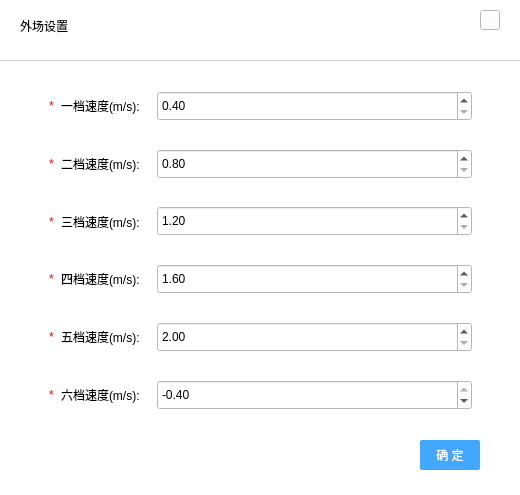
<?xml version="1.0" encoding="UTF-8"?>
<ui version="4.0">
 <class>SpeedSetWindow</class>
 <widget class="QWidget" name="SpeedSetWindow">
  <property name="windowModality">
   <enum>Qt::WindowModal</enum>
  </property>
  <property name="geometry">
   <rect>
    <x>0</x>
    <y>0</y>
    <width>520</width>
    <height>495</height>
   </rect>
  </property>
  <property name="minimumSize">
   <size>
    <width>0</width>
    <height>0</height>
   </size>
  </property>
  <property name="windowTitle">
   <string>Form</string>
  </property>
  <property name="autoFillBackground">
   <bool>false</bool>
  </property>
  <property name="styleSheet">
   <string notr="true"/>
  </property>
  <widget class="QWidget" name="body" native="true">
   <property name="geometry">
    <rect>
     <x>0</x>
     <y>0</y>
     <width>520</width>
     <height>495</height>
    </rect>
   </property>
   <property name="minimumSize">
    <size>
     <width>520</width>
     <height>495</height>
    </size>
   </property>
   <property name="maximumSize">
    <size>
     <width>520</width>
     <height>295</height>
    </size>
   </property>
   <property name="styleSheet">
    <string notr="true">background-color: rgb(255, 255, 255);</string>
   </property>
   <widget class="QLabel" name="label">
    <property name="geometry">
     <rect>
      <x>20</x>
      <y>10</y>
      <width>91</width>
      <height>31</height>
     </rect>
    </property>
    <property name="styleSheet">
     <string notr="true">
color: rgb(0, 0, 0);
font: 12pt &quot;Microsoft YaHei UI&quot;;</string>
    </property>
    <property name="text">
     <string>外场设置</string>
    </property>
   </widget>
   <widget class="Line" name="line">
    <property name="geometry">
     <rect>
      <x>0</x>
      <y>50</y>
      <width>521</width>
      <height>20</height>
     </rect>
    </property>
    <property name="palette">
     <palette>
      <active>
       <colorrole role="WindowText">
        <brush brushstyle="SolidPattern">
         <color alpha="255">
          <red>0</red>
          <green>0</green>
          <blue>0</blue>
         </color>
        </brush>
       </colorrole>
       <colorrole role="Button">
        <brush brushstyle="SolidPattern">
         <color alpha="255">
          <red>255</red>
          <green>255</green>
          <blue>255</blue>
         </color>
        </brush>
       </colorrole>
       <colorrole role="Light">
        <brush brushstyle="SolidPattern">
         <color alpha="255">
          <red>255</red>
          <green>255</green>
          <blue>255</blue>
         </color>
        </brush>
       </colorrole>
       <colorrole role="Text">
        <brush brushstyle="SolidPattern">
         <color alpha="255">
          <red>0</red>
          <green>0</green>
          <blue>0</blue>
         </color>
        </brush>
       </colorrole>
       <colorrole role="ButtonText">
        <brush brushstyle="SolidPattern">
         <color alpha="255">
          <red>0</red>
          <green>0</green>
          <blue>0</blue>
         </color>
        </brush>
       </colorrole>
       <colorrole role="Base">
        <brush brushstyle="SolidPattern">
         <color alpha="255">
          <red>255</red>
          <green>255</green>
          <blue>255</blue>
         </color>
        </brush>
       </colorrole>
       <colorrole role="Window">
        <brush brushstyle="SolidPattern">
         <color alpha="255">
          <red>255</red>
          <green>255</green>
          <blue>255</blue>
         </color>
        </brush>
       </colorrole>
      </active>
      <inactive>
       <colorrole role="WindowText">
        <brush brushstyle="SolidPattern">
         <color alpha="255">
          <red>208</red>
          <green>208</green>
          <blue>208</blue>
         </color>
        </brush>
       </colorrole>
       <colorrole role="Button">
        <brush brushstyle="SolidPattern">
         <color alpha="255">
          <red>255</red>
          <green>255</green>
          <blue>255</blue>
         </color>
        </brush>
       </colorrole>
       <colorrole role="Light">
        <brush brushstyle="SolidPattern">
         <color alpha="255">
          <red>255</red>
          <green>255</green>
          <blue>255</blue>
         </color>
        </brush>
       </colorrole>
       <colorrole role="Text">
        <brush brushstyle="SolidPattern">
         <color alpha="255">
          <red>208</red>
          <green>208</green>
          <blue>208</blue>
         </color>
        </brush>
       </colorrole>
       <colorrole role="ButtonText">
        <brush brushstyle="SolidPattern">
         <color alpha="255">
          <red>208</red>
          <green>208</green>
          <blue>208</blue>
         </color>
        </brush>
       </colorrole>
       <colorrole role="Base">
        <brush brushstyle="SolidPattern">
         <color alpha="255">
          <red>255</red>
          <green>255</green>
          <blue>255</blue>
         </color>
        </brush>
       </colorrole>
       <colorrole role="Window">
        <brush brushstyle="SolidPattern">
         <color alpha="255">
          <red>255</red>
          <green>255</green>
          <blue>255</blue>
         </color>
        </brush>
       </colorrole>
      </inactive>
      <disabled>
       <colorrole role="WindowText">
        <brush brushstyle="SolidPattern">
         <color alpha="96">
          <red>164</red>
          <green>166</green>
          <blue>168</blue>
         </color>
        </brush>
       </colorrole>
       <colorrole role="Button">
        <brush brushstyle="SolidPattern">
         <color alpha="255">
          <red>255</red>
          <green>255</green>
          <blue>255</blue>
         </color>
        </brush>
       </colorrole>
       <colorrole role="Light">
        <brush brushstyle="SolidPattern">
         <color alpha="255">
          <red>255</red>
          <green>255</green>
          <blue>255</blue>
         </color>
        </brush>
       </colorrole>
       <colorrole role="Text">
        <brush brushstyle="SolidPattern">
         <color alpha="96">
          <red>164</red>
          <green>166</green>
          <blue>168</blue>
         </color>
        </brush>
       </colorrole>
       <colorrole role="ButtonText">
        <brush brushstyle="SolidPattern">
         <color alpha="96">
          <red>164</red>
          <green>166</green>
          <blue>168</blue>
         </color>
        </brush>
       </colorrole>
       <colorrole role="Base">
        <brush brushstyle="SolidPattern">
         <color alpha="255">
          <red>255</red>
          <green>255</green>
          <blue>255</blue>
         </color>
        </brush>
       </colorrole>
       <colorrole role="Window">
        <brush brushstyle="SolidPattern">
         <color alpha="255">
          <red>255</red>
          <green>255</green>
          <blue>255</blue>
         </color>
        </brush>
       </colorrole>
      </disabled>
     </palette>
    </property>
    <property name="styleSheet">
     <string notr="true"/>
    </property>
    <property name="frameShadow">
     <enum>QFrame::Plain</enum>
    </property>
    <property name="orientation">
     <enum>Qt::Horizontal</enum>
    </property>
   </widget>
   <widget class="QWidget" name="widget" native="true">
    <property name="geometry">
     <rect>
      <x>40</x>
      <y>80</y>
      <width>441</width>
      <height>341</height>
     </rect>
    </property>
    <property name="styleSheet">
     <string notr="true"/>
    </property>
    <layout class="QVBoxLayout" name="verticalLayout">
     <item>
      <widget class="QWidget" name="widget_2" native="true">
       <layout class="QHBoxLayout" name="horizontalLayout">
        <item>
         <widget class="QLabel" name="label_3">
          <property name="sizePolicy">
           <sizepolicy hsizetype="Fixed" vsizetype="Preferred">
            <horstretch>0</horstretch>
            <verstretch>0</verstretch>
           </sizepolicy>
          </property>
          <property name="maximumSize">
           <size>
            <width>6</width>
            <height>16777215</height>
           </size>
          </property>
          <property name="styleSheet">
           <string notr="true">color: rgb(0, 0, 0);
color: rgb(255, 0, 0);
font: 10pt &quot;Microsoft YaHei UI&quot;;
font: 10pt &quot;Microsoft YaHei UI&quot;;</string>
          </property>
          <property name="text">
           <string>*</string>
          </property>
         </widget>
        </item>
        <item>
         <widget class="QLabel" name="label_2">
          <property name="sizePolicy">
           <sizepolicy hsizetype="Fixed" vsizetype="Preferred">
            <horstretch>0</horstretch>
            <verstretch>0</verstretch>
           </sizepolicy>
          </property>
          <property name="maximumSize">
           <size>
            <width>90</width>
            <height>16777215</height>
           </size>
          </property>
          <property name="styleSheet">
           <string notr="true">color: rgb(0, 0, 0);
font: 10pt &quot;Microsoft YaHei UI&quot;;</string>
          </property>
          <property name="text">
           <string>一档速度(m/s):</string>
          </property>
         </widget>
        </item>
        <item>
         <widget class="QDoubleSpinBox" name="oneSpeedEdit">
          <property name="maximumSize">
           <size>
            <width>16777215</width>
            <height>30</height>
           </size>
          </property>
          <property name="styleSheet">
           <string notr="true">color: rgb(0, 0, 0);</string>
          </property>
          <property name="decimals">
           <number>2</number>
          </property>
          <property name="minimum">
           <double>0.400000000000000</double>
          </property>
          <property name="maximum">
           <double>0.800000000000000</double>
          </property>
          <property name="singleStep">
           <double>0.010000000000000</double>
          </property>
         </widget>
        </item>
       </layout>
      </widget>
     </item>
     <item>
      <widget class="QWidget" name="widget_8" native="true">
       <layout class="QHBoxLayout" name="horizontalLayout_2">
        <item>
         <widget class="QLabel" name="label_4">
          <property name="sizePolicy">
           <sizepolicy hsizetype="Fixed" vsizetype="Preferred">
            <horstretch>0</horstretch>
            <verstretch>0</verstretch>
           </sizepolicy>
          </property>
          <property name="maximumSize">
           <size>
            <width>6</width>
            <height>16777215</height>
           </size>
          </property>
          <property name="styleSheet">
           <string notr="true">color: rgb(0, 0, 0);
color: rgb(255, 0, 0);
font: 10pt &quot;Microsoft YaHei UI&quot;;
font: 10pt &quot;Microsoft YaHei UI&quot;;</string>
          </property>
          <property name="text">
           <string>*</string>
          </property>
         </widget>
        </item>
        <item>
         <widget class="QLabel" name="label_5">
          <property name="sizePolicy">
           <sizepolicy hsizetype="Fixed" vsizetype="Preferred">
            <horstretch>0</horstretch>
            <verstretch>0</verstretch>
           </sizepolicy>
          </property>
          <property name="maximumSize">
           <size>
            <width>90</width>
            <height>16777215</height>
           </size>
          </property>
          <property name="styleSheet">
           <string notr="true">color: rgb(0, 0, 0);
font: 10pt &quot;Microsoft YaHei UI&quot;;</string>
          </property>
          <property name="text">
           <string>二档速度(m/s):</string>
          </property>
         </widget>
        </item>
        <item>
         <widget class="QDoubleSpinBox" name="twoSpeedEdit">
          <property name="maximumSize">
           <size>
            <width>16777215</width>
            <height>30</height>
           </size>
          </property>
          <property name="styleSheet">
           <string notr="true">color: rgb(0, 0, 0);</string>
          </property>
          <property name="minimum">
           <double>0.800000000000000</double>
          </property>
          <property name="maximum">
           <double>1.200000000000000</double>
          </property>
          <property name="singleStep">
           <double>0.010000000000000</double>
          </property>
          <property name="value">
           <double>0.800000000000000</double>
          </property>
         </widget>
        </item>
       </layout>
      </widget>
     </item>
     <item>
      <widget class="QWidget" name="widget_9" native="true">
       <layout class="QHBoxLayout" name="horizontalLayout_3">
        <item>
         <widget class="QLabel" name="label_6">
          <property name="sizePolicy">
           <sizepolicy hsizetype="Fixed" vsizetype="Preferred">
            <horstretch>0</horstretch>
            <verstretch>0</verstretch>
           </sizepolicy>
          </property>
          <property name="maximumSize">
           <size>
            <width>6</width>
            <height>16777215</height>
           </size>
          </property>
          <property name="styleSheet">
           <string notr="true">color: rgb(0, 0, 0);
color: rgb(255, 0, 0);
font: 10pt &quot;Microsoft YaHei UI&quot;;
font: 10pt &quot;Microsoft YaHei UI&quot;;</string>
          </property>
          <property name="text">
           <string>*</string>
          </property>
         </widget>
        </item>
        <item>
         <widget class="QLabel" name="label_7">
          <property name="sizePolicy">
           <sizepolicy hsizetype="Fixed" vsizetype="Preferred">
            <horstretch>0</horstretch>
            <verstretch>0</verstretch>
           </sizepolicy>
          </property>
          <property name="maximumSize">
           <size>
            <width>90</width>
            <height>16777215</height>
           </size>
          </property>
          <property name="styleSheet">
           <string notr="true">color: rgb(0, 0, 0);
font: 10pt &quot;Microsoft YaHei UI&quot;;</string>
          </property>
          <property name="text">
           <string>三档速度(m/s):</string>
          </property>
         </widget>
        </item>
        <item>
         <widget class="QDoubleSpinBox" name="threeSpeedEdit">
          <property name="maximumSize">
           <size>
            <width>16777215</width>
            <height>30</height>
           </size>
          </property>
          <property name="styleSheet">
           <string notr="true">color: rgb(0, 0, 0);</string>
          </property>
          <property name="minimum">
           <double>1.200000000000000</double>
          </property>
          <property name="maximum">
           <double>1.600000000000000</double>
          </property>
          <property name="singleStep">
           <double>0.010000000000000</double>
          </property>
          <property name="value">
           <double>1.200000000000000</double>
          </property>
         </widget>
        </item>
       </layout>
      </widget>
     </item>
     <item>
      <widget class="QWidget" name="widget_10" native="true">
       <layout class="QHBoxLayout" name="horizontalLayout_4">
        <item>
         <widget class="QLabel" name="label_8">
          <property name="sizePolicy">
           <sizepolicy hsizetype="Fixed" vsizetype="Preferred">
            <horstretch>0</horstretch>
            <verstretch>0</verstretch>
           </sizepolicy>
          </property>
          <property name="maximumSize">
           <size>
            <width>6</width>
            <height>16777215</height>
           </size>
          </property>
          <property name="styleSheet">
           <string notr="true">color: rgb(0, 0, 0);
color: rgb(255, 0, 0);
font: 10pt &quot;Microsoft YaHei UI&quot;;
font: 10pt &quot;Microsoft YaHei UI&quot;;</string>
          </property>
          <property name="text">
           <string>*</string>
          </property>
         </widget>
        </item>
        <item>
         <widget class="QLabel" name="label_9">
          <property name="sizePolicy">
           <sizepolicy hsizetype="Fixed" vsizetype="Preferred">
            <horstretch>0</horstretch>
            <verstretch>0</verstretch>
           </sizepolicy>
          </property>
          <property name="maximumSize">
           <size>
            <width>90</width>
            <height>16777215</height>
           </size>
          </property>
          <property name="styleSheet">
           <string notr="true">color: rgb(0, 0, 0);
font: 10pt &quot;Microsoft YaHei UI&quot;;</string>
          </property>
          <property name="text">
           <string>四档速度(m/s):</string>
          </property>
         </widget>
        </item>
        <item>
         <widget class="QDoubleSpinBox" name="fourSpeedEdit">
          <property name="maximumSize">
           <size>
            <width>16777215</width>
            <height>30</height>
           </size>
          </property>
          <property name="autoFillBackground">
           <bool>true</bool>
          </property>
          <property name="styleSheet">
           <string notr="true">color: rgb(0, 0, 0);</string>
          </property>
          <property name="minimum">
           <double>1.600000000000000</double>
          </property>
          <property name="maximum">
           <double>2.000000000000000</double>
          </property>
          <property name="singleStep">
           <double>0.010000000000000</double>
          </property>
          <property name="value">
           <double>1.600000000000000</double>
          </property>
         </widget>
        </item>
       </layout>
      </widget>
     </item>
     <item>
      <widget class="QWidget" name="widget_11" native="true">
       <layout class="QHBoxLayout" name="horizontalLayout_5">
        <item>
         <widget class="QLabel" name="label_10">
          <property name="sizePolicy">
           <sizepolicy hsizetype="Fixed" vsizetype="Preferred">
            <horstretch>0</horstretch>
            <verstretch>0</verstretch>
           </sizepolicy>
          </property>
          <property name="maximumSize">
           <size>
            <width>6</width>
            <height>16777215</height>
           </size>
          </property>
          <property name="styleSheet">
           <string notr="true">color: rgb(0, 0, 0);
color: rgb(255, 0, 0);
font: 10pt &quot;Microsoft YaHei UI&quot;;
font: 10pt &quot;Microsoft YaHei UI&quot;;</string>
          </property>
          <property name="text">
           <string>*</string>
          </property>
         </widget>
        </item>
        <item>
         <widget class="QLabel" name="label_11">
          <property name="sizePolicy">
           <sizepolicy hsizetype="Fixed" vsizetype="Preferred">
            <horstretch>0</horstretch>
            <verstretch>0</verstretch>
           </sizepolicy>
          </property>
          <property name="maximumSize">
           <size>
            <width>90</width>
            <height>16777215</height>
           </size>
          </property>
          <property name="styleSheet">
           <string notr="true">color: rgb(0, 0, 0);
font: 10pt &quot;Microsoft YaHei UI&quot;;</string>
          </property>
          <property name="text">
           <string>五档速度(m/s):</string>
          </property>
         </widget>
        </item>
        <item>
         <widget class="QDoubleSpinBox" name="fiveSpeedEdit">
          <property name="maximumSize">
           <size>
            <width>16777215</width>
            <height>30</height>
           </size>
          </property>
          <property name="styleSheet">
           <string notr="true">color: rgb(0, 0, 0);</string>
          </property>
          <property name="minimum">
           <double>2.000000000000000</double>
          </property>
          <property name="maximum">
           <double>2.400000000000000</double>
          </property>
          <property name="singleStep">
           <double>0.010000000000000</double>
          </property>
          <property name="value">
           <double>2.000000000000000</double>
          </property>
         </widget>
        </item>
       </layout>
      </widget>
     </item>
     <item>
      <widget class="QWidget" name="widget_12" native="true">
       <layout class="QHBoxLayout" name="horizontalLayout_6">
        <item>
         <widget class="QLabel" name="label_12">
          <property name="sizePolicy">
           <sizepolicy hsizetype="Fixed" vsizetype="Preferred">
            <horstretch>0</horstretch>
            <verstretch>0</verstretch>
           </sizepolicy>
          </property>
          <property name="maximumSize">
           <size>
            <width>6</width>
            <height>16777215</height>
           </size>
          </property>
          <property name="styleSheet">
           <string notr="true">color: rgb(0, 0, 0);
color: rgb(255, 0, 0);
font: 10pt &quot;Microsoft YaHei UI&quot;;
font: 10pt &quot;Microsoft YaHei UI&quot;;</string>
          </property>
          <property name="text">
           <string>*</string>
          </property>
         </widget>
        </item>
        <item>
         <widget class="QLabel" name="label_13">
          <property name="sizePolicy">
           <sizepolicy hsizetype="Fixed" vsizetype="Preferred">
            <horstretch>0</horstretch>
            <verstretch>0</verstretch>
           </sizepolicy>
          </property>
          <property name="maximumSize">
           <size>
            <width>90</width>
            <height>16777215</height>
           </size>
          </property>
          <property name="styleSheet">
           <string notr="true">color: rgb(0, 0, 0);
font: 10pt &quot;Microsoft YaHei UI&quot;;</string>
          </property>
          <property name="text">
           <string>六档速度(m/s):</string>
          </property>
         </widget>
        </item>
        <item>
         <widget class="QDoubleSpinBox" name="sixSpeedEdit">
          <property name="maximumSize">
           <size>
            <width>16777215</width>
            <height>30</height>
           </size>
          </property>
          <property name="styleSheet">
           <string notr="true">color: rgb(0, 0, 0);</string>
          </property>
          <property name="minimum">
           <double>-0.800000000000000</double>
          </property>
          <property name="maximum">
           <double>-0.400000000000000</double>
          </property>
          <property name="singleStep">
           <double>0.010000000000000</double>
          </property>
          <property name="value">
           <double>-0.400000000000000</double>
          </property>
         </widget>
        </item>
       </layout>
      </widget>
     </item>
    </layout>
   </widget>
   <widget class="QPushButton" name="okBtn">
    <property name="geometry">
     <rect>
      <x>420</x>
      <y>440</y>
      <width>60</width>
      <height>30</height>
     </rect>
    </property>
    <property name="styleSheet">
     <string notr="true">QPushButton:hover {
	background-color: rgb(100, 180, 255);
}
QPushButton:pressed {
background-color: #1E90FF;
}
QPushButton {
	background-color: rgb(64, 169, 255);
	color: white;                    /* 文字颜色 */
	border-width: 1px;               /* 边框宽度 */
	border-radius: 2px;              /* 边框圆角 */
	font:bold 10pt &quot;Microsoft YaHei UI&quot;;
}
QPushButton:!enabled {
background-color: rgb(150, 150, 150);
}
</string>
    </property>
    <property name="text">
     <string>确 定</string>
    </property>
   </widget>
   <widget class="QPushButton" name="closeBtn">
    <property name="geometry">
     <rect>
      <x>480</x>
      <y>10</y>
      <width>20</width>
      <height>20</height>
     </rect>
    </property>
    <property name="styleSheet">
     <string notr="true">QPushButton{border-image: url(:/images/close_normal.png);}
QPushButton:hover{border-image: url(:/images/close_hover.png);}
QPushButton:pressed{border-image: url(:/images/close_press.png);}</string>
    </property>
    <property name="text">
     <string/>
    </property>
   </widget>
  </widget>
 </widget>
 <resources/>
 <connections/>
</ui>
